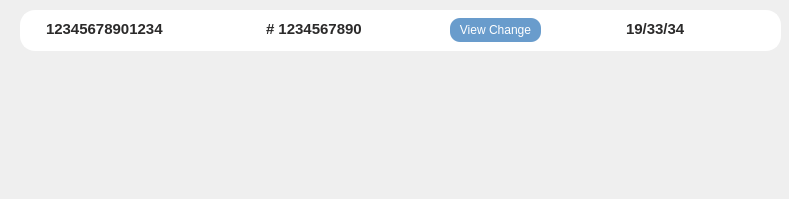
        <widget class="QWidget" name="scrollAreaWidgetContents_8">
         <property name="geometry">
          <rect>
           <x>0</x>
           <y>0</y>
           <width>789</width>
           <height>199</height>
          </rect>
         </property>
         <widget class="QFrame" name="frame_20">
          <property name="geometry">
           <rect>
            <x>20</x>
            <y>10</y>
            <width>761</width>
            <height>41</height>
           </rect>
          </property>
          <property name="styleSheet">
           <string notr="true">QFrame{
  border-radius: 15px;
  border: 2px solid white ;
background-color:white;

}
QLabel
{
font-size:15px;
font-weight:bold;
color:#2B2A2A;
}
QPushButton{
  border-radius: 10px;
  background: #FF7F7F;
color:white;



}

QPushButton:hover{
background: #CCD0CD;
color:Black;
}

</string>
          </property>
          <property name="frameShape">
           <enum>QFrame::Shape::StyledPanel</enum>
          </property>
          <property name="frameShadow">
           <enum>QFrame::Shadow::Raised</enum>
          </property>
          <widget class="QLabel" name="label_152">
           <property name="geometry">
            <rect>
             <x>20</x>
             <y>3</y>
             <width>141</width>
             <height>31</height>
            </rect>
           </property>
           <property name="text">
            <string>12345678901234</string>
           </property>
          </widget>
          <widget class="QLabel" name="label_153">
           <property name="geometry">
            <rect>
             <x>240</x>
             <y>3</y>
             <width>161</width>
             <height>31</height>
            </rect>
           </property>
           <property name="text">
            <string># 1234567890</string>
           </property>
          </widget>
          <widget class="QLabel" name="label_154">
           <property name="geometry">
            <rect>
             <x>600</x>
             <y>3</y>
             <width>131</width>
             <height>31</height>
            </rect>
           </property>
           <property name="text">
            <string>19/33/34</string>
           </property>
          </widget>
          <widget class="QPushButton" name="pushButton_10">
           <property name="geometry">
            <rect>
             <x>430</x>
             <y>8</y>
             <width>91</width>
             <height>24</height>
            </rect>
           </property>
           <property name="styleSheet">
            <string notr="true">QPushButton{
  border-radius: 10px;
  background: #699CCC;
color:white;



}

QPushButton:hover{
background: #CCD0CD;
color:black;

}

</string>
           </property>
           <property name="text">
            <string>View Change</string>
           </property>
          </widget>
         </widget>
        </widget>
